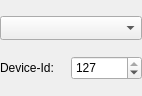
<ui version="4.0" >
 <class>MidiPortInfoBase</class>
 <widget class="QWidget" name="MidiPortInfoBase" >
  <property name="geometry" >
   <rect>
    <x>0</x>
    <y>0</y>
    <width>142</width>
    <height>96</height>
   </rect>
  </property>
  <property name="sizePolicy" >
   <sizepolicy vsizetype="Preferred" hsizetype="Expanding" >
    <horstretch>0</horstretch>
    <verstretch>0</verstretch>
   </sizepolicy>
  </property>
  <property name="windowTitle" >
   <string>Form</string>
  </property>
  <layout class="QGridLayout" >
   <property name="leftMargin" >
    <number>0</number>
   </property>
   <property name="topMargin" >
    <number>0</number>
   </property>
   <property name="rightMargin" >
    <number>0</number>
   </property>
   <property name="bottomMargin" >
    <number>0</number>
   </property>
   <property name="horizontalSpacing" >
    <number>0</number>
   </property>
   <property name="verticalSpacing" >
    <number>0</number>
   </property>
   <item row="0" column="0" colspan="2" >
    <widget class="QComboBox" name="instrument" >
     <property name="sizePolicy" >
      <sizepolicy vsizetype="Fixed" hsizetype="Expanding" >
       <horstretch>0</horstretch>
       <verstretch>0</verstretch>
      </sizepolicy>
     </property>
     <property name="maximumSize" >
      <size>
       <width>16777215</width>
       <height>24</height>
      </size>
     </property>
     <property name="toolTip" >
      <string>Midi Instrument</string>
     </property>
    </widget>
   </item>
   <item row="1" column="1" >
    <widget class="QSpinBox" name="deviceId" >
     <property name="maximumSize" >
      <size>
       <width>16777215</width>
       <height>24</height>
      </size>
     </property>
     <property name="maximum" >
      <number>127</number>
     </property>
     <property name="value" >
      <number>127</number>
     </property>
    </widget>
   </item>
   <item row="1" column="0" >
    <widget class="QLabel" name="label" >
     <property name="maximumSize" >
      <size>
       <width>16777215</width>
       <height>24</height>
      </size>
     </property>
     <property name="text" >
      <string>Device-Id:</string>
     </property>
    </widget>
   </item>
  </layout>
 </widget>
 <resources/>
 <connections/>
</ui>
